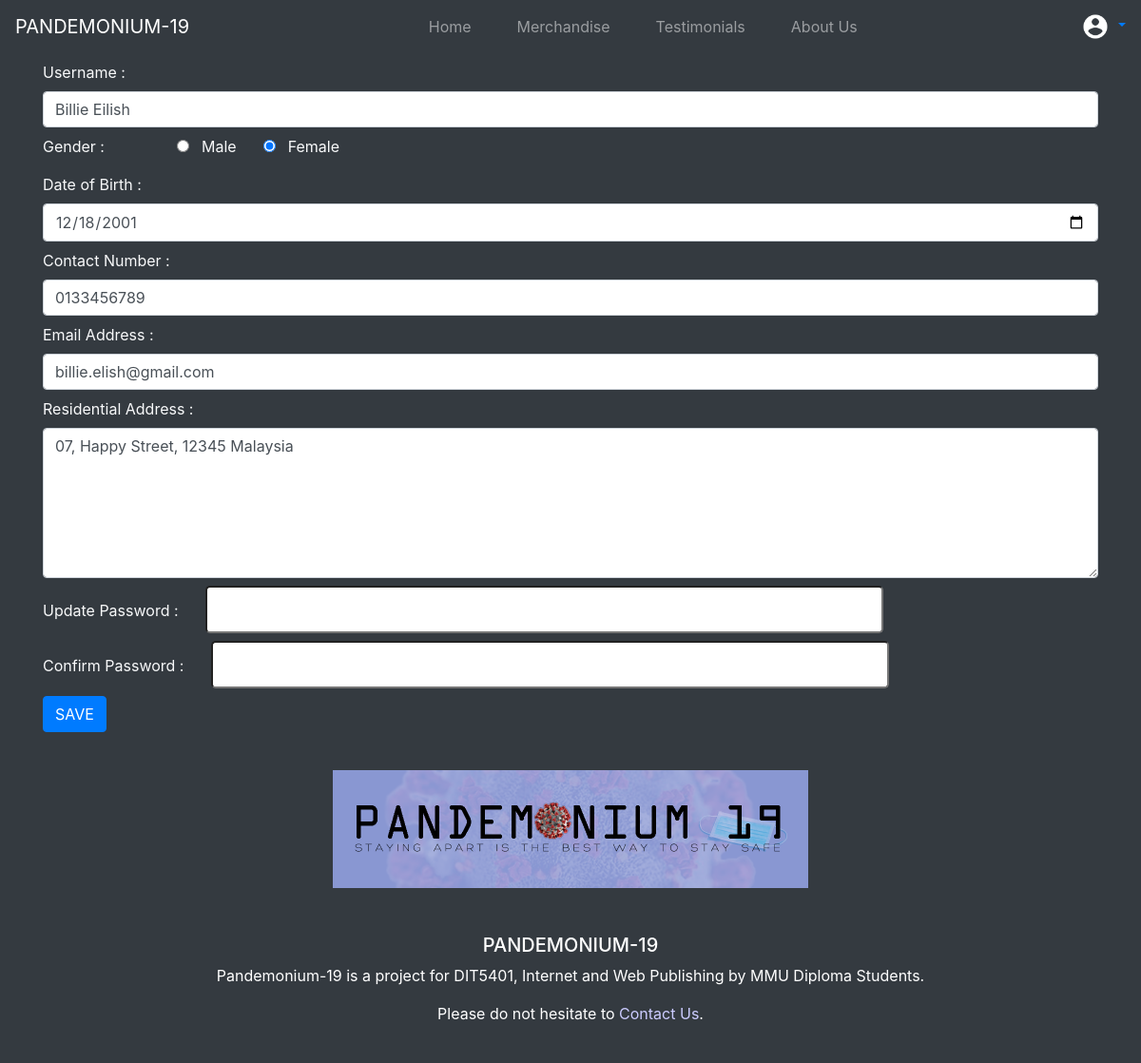
/Profile/EditProfile.php?view&uid=7 (signed in), run on the app's committed database.
### tables this page shows
CREATE TABLE `user` (
  `userID` int(10) NOT NULL,
  `userName` varchar(50) NOT NULL,
  `userEmail` varchar(50) NOT NULL,
  `userContact` varchar(11) NOT NULL,
  `userPassword` varchar(50) NOT NULL,
  `gender` varchar(10) NOT NULL,
  `dateOfBirth` date NOT NULL,
  `residentialAddress` varchar(200) NOT NULL,
  `userType` enum('User','Admin') NOT NULL DEFAULT 'User'
);

### signin_signup_signout_forgetpass_automail/function.php (called while the page is built)
<?php
function check_log($con)
{
	if(isset($_SESSION['userID']))
	{
		$id = $_SESSION['userID'];
		$query = "select * from user where userID = '$id'";
		$result = mysqli_query($con,$query);
		if($result && mysqli_num_rows($result) == 1)
		{
			$user_data = mysqli_fetch_assoc($result);
			return $user_data;
		}
	}else
	{
		header("Location: ../signin_signup_signout_forgetpass_automail/SignInUp_UI.php");
		die;
	}
}

### Profile/EditProfile.php (the view, shortened to what this page needs)
<!DOCTYPE html>
<html>
    <head>
        <link rel="stylesheet" href="../assets/style2.css"/>
        <link rel="stylesheet"  href="https://maxcdn.bootstrapcdn.com/bootstrap/4.0.0/css/bootstrap.min.css"
>
        <?php require("../Navigation Bar and Footer/navbar.php"); ?>
    </head>
    <?php
        include("data_connection.php");
        if(isset($_GET['view'])) {
            $uID = $_GET['uid'];
            $result = mysqli_query($conn, "SELECT * FROM user WHERE userID=$uID");
            $uname = $user_data["userName"];
            $ugender = $user_data["gender"];
            $udob = $user_data["dateOfBirth"];
            $ucontact = $user_data["userContact"];
            $uemail = $user_data["userEmail"];
            $uaddress = $user_data["residentialAddress"];
        }
            ?>
    <body class="bg-dark text-light">
        <div class="container-fluid">
            <div class="row">
                <div class="col">
                    <form name="profileForm" id="profileForm" method="post">
                        <div class="container form-group">
                            <div class="row my-2">
                                <div class="col">
                                    <label>Username : </label>
                                    <input type="text" name="username" class="form-control" maxlength="24" size="48px" required
                                            value="<?php echo $uname?>"/>
                                </div>
                            </div>
                            <div class="row my-2">
                                <div class="col">
                                    <label class="mr-4 pr-4">Gender : </label>
                                    <?php
                                    if($ugender == "Male") {
                                    ?>
                                        <input type="radio" class="ml-4 mr-2" id="m" name="gender" value="Male" required checked/> Male
                                        <input type="radio" class="ml-4 mr-2" id="m" name="gender" value="Female" required/> Female
                                    <?php
                                    }
                                    else if($ugender == "Female")
                                    {
                                    ?>
                                        <input type="radio" class="ml-4 mr-2" id="m" name="gender" value="Male" required/> Male
                                        <input type="radio" class="ml-4 mr-2" id="m" name="gender" value="Female" required checked/> Female
                                        <?php
                                    }
                                    ?>
                                </div>
                            </div>
                            <div class="row my-2">
                                <div class="col">
                                    <label>Date of Birth : </label>
                                    <input type="date" class="form-control" name="dob" min="1941-01-01" max="2009-12-31" required
                                    value="<?php echo $udob?>"/>
                                </div>
                            </div>
                            <div class="row my-2">
                                <div class="col">
                                    <label>Contact Number : </label>
                                    <input type="tel" name="phone" class="form-control"
                                        pattern="([0]{1}[1]{1}[0-9]{8})|([0]{1}[1]{1}[0-9]{9})" size="48px"
                                        placeholder="Contact eg: 0123456789" required   value="<?php echo $ucontact?>"/>
                                </div>
                            </div>
                            <div class="row my-2">
                                <div class="col">
                                    <label>Email Address : </label>
                                    <input type="email" class="form-control" name="email" size="48px" required
                                        value="<?php echo $uemail?>"/>
                                </div>
                            </div>
                            <div class="row my-2">
                                <div class="col">
                                    <label>Residential Address : </label>
                                    <textarea name="address" class="form-control" rows="6" cols="51"><?php echo $uaddress?></textarea>
                                </div>
                            </div>
                            <div class="row my-2">
                                <div class="col">
                                    <label class="pr-4">Update Password : </label>
                                    <input type="password" class="form-control-lg" name="pass" size="48px" required/>
                                </div>
                            </div>
                            <div class="row my-2">
                                <div class="col">
                                    <label class="pr-4">Confirm Password : </label>
                                    <input type="password" class="form-control-lg" name="confirmPass" id="confirmPass" size="48px" required/>
                                </div>
                            </div>
                            <div class="row my-2">
                                <div class="col">
                                    <button type="submit" name="savebtn" id="savebtn" class="btn btn-primary m-auto" value="SAVE" onclick="checkPW();">SAVE</button>
                                </div>
                            </div>
                        </div>
                    </form>
                </div>
            </div>
        </div>
    </body>
</html>

### assets/CSS/style2.css (style rules this page uses)
#profileForm label { display: inline-block; }
#profileForm textarea { vertical-align: middle; }

### data on the page
user: username "Billie Eilish", dob "12/18/2001", phone "0133456789", email "billie.elish@gmail.com", address "07, Happy Street, 12345 Malaysia"
